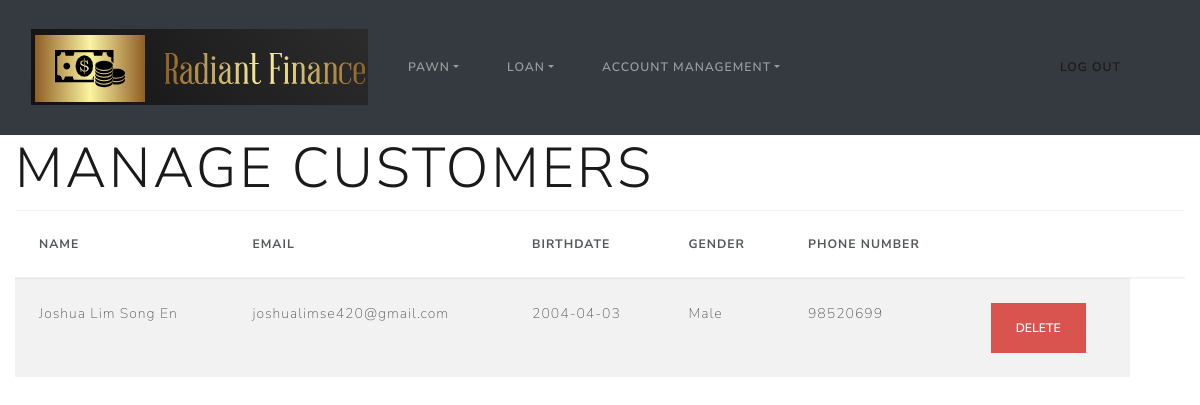
The app's page /manageCustomer (signed in) with its own data.
### __init__.py (models this page shows)
class User(db.Model, UserMixin):
    id = db.Column(db.Integer, primary_key=True)
    name = db.Column(db.String(20), nullable=False)
    gender = db.Column(db.String(1), nullable=False)
    phone = db.Column(db.String(8), nullable=False)
    birthdate = db.Column(db.Date, nullable=False)
    email = db.Column(db.String(30), nullable=False)
    password = db.Column(db.String(100), nullable=False)
    role = db.Column(db.Integer, nullable=False)
    passwordChange = db.Column(db.Date, nullable=False)
    passAttempt = (db.Column(db.Integer, nullable=False))
    TWOFAStatus = db.Column(db.String(30), nullable=False)
    FUI = db.Column(db.String(300), nullable=True)

### __init__.py (the view)
@app.route('/manageCustomer', methods=['GET', 'POST'])
@login_required
def manage_customers():
    role = session['role']
    if role == 1:
        pass
    else:
        return redirect(url_for('main'))
    return render_template('manageCustomer.html', Users=User.query.all())

### __init__.py (called while the page is built)
@login_manager.user_loader
def load_user(user_id):
    return User.query.get(int(user_id))

### templates/manageCustomer.html (shortened to what this page needs)
{% extends "baseDashboard.html" %}
{% block content %}
<h1 class="display-4">Manage Customers</h1>
<div>
  <table class="table table-striped">
    <thead>
      <tr>
        <th>Name</th>
        <th>Email</th>
        <th>BirthDate</th>
        <th>gender</th>
        <th>Phone Number</th>
        <th></th>
        <th></th>
      </tr>
    </thead>
    <tbody>
      {% for User in Users %}
      {%if User.role==0%}
        <tr>
          <td>{{ User.name }}</td>
          <td>{{ User.email }}</td>
          <td>{{User.birthdate}}</td>
          {% if User.gender == "F" %}
            <td>Female</td>
          {% elif User.gender == "M" %}
            <td>Male</td>
          {% endif %}
          <td>{{User.phone}}</td>
        <td>
            <form action="{{url_for('delete_customer', id=User.id)}}" method="POST">
          <form type="button" class="btn btn-danger" data-bs-toggle="modal" data-bs-target="#myModal_{{User.id}}">
            <input type="submit" value="Delete" class="btn btn-danger">
          </form>
            </form>
          </td>
        </tr>
        {%endif%}
      {% endfor %}
    </tbody>
  </table>
</div>
{% endblock %}

### records on screen
User: name "Joshua Lim Song En", email "joshualimse420@gmail.com", birthdate "2004-04-03", gender "Male", phone "98520699"
